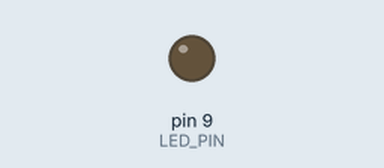
A program run on a simulated Arduino Uno, built with avr-gcc and run on an emulated ATmega328P. Shown: output pins drawn as LEDs (lit = HIGH).

Above: at 0.15 s.
Timing chart, 0 to 0.2 s (numbered marks = the images above):
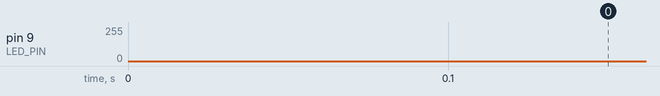

The program:

main.cpp
```cpp
#include <Arduino.h>

#define HOLD_MS 20
#define LED_PIN 9           // the PWM pin the LED is attached to
int brightness = 0;    // how bright the LED is
int fadeAmount = 5;    // how many points to fade the LED by

uint32_t dutyCycle;
uint32_t LastdutyCycle;
uint64_t pastMils;


// the setup routine runs once when you press reset:
void setup() {
  // declare pin 9 to be an output:
  pinMode(LED_PIN, OUTPUT);
  pastMils = millis();
  dutyCycle = 1;
  LastdutyCycle = 0;
}

// the loop routine runs over and over again forever:
void loop() {

  /*
  // set the brightness of pin 9:
  analogWrite(LED_PIN, brightness);

  // change the brightness for next time through the loop:
  brightness = brightness + fadeAmount;

  // reverse the direction of the fading at the ends of the fade:
  if (brightness <= 0 || brightness >= 255) {
    fadeAmount = -fadeAmount;
  }
  // wait for 30 milliseconds to see the dimming effect
  delay(30);
*/
  if(millis() > (pastMils + HOLD_MS))
  {
    // Going up
    if((dutyCycle > LastdutyCycle) && (dutyCycle < 255))
    {
      LastdutyCycle = dutyCycle;
      dutyCycle++;
    }
    // Going down
    if((dutyCycle < LastdutyCycle) && (dutyCycle > 0))
    {
      LastdutyCycle = dutyCycle;
      dutyCycle--;
    }
    // At top
    if (dutyCycle == 255)
    {
      LastdutyCycle = dutyCycle;
      dutyCycle--;
    }
    // At Bottom
    if (dutyCycle == 0)
    {
      LastdutyCycle = dutyCycle;
      dutyCycle++;
    }
    analogWrite(LED_PIN, dutyCycle);
  }
}
```
